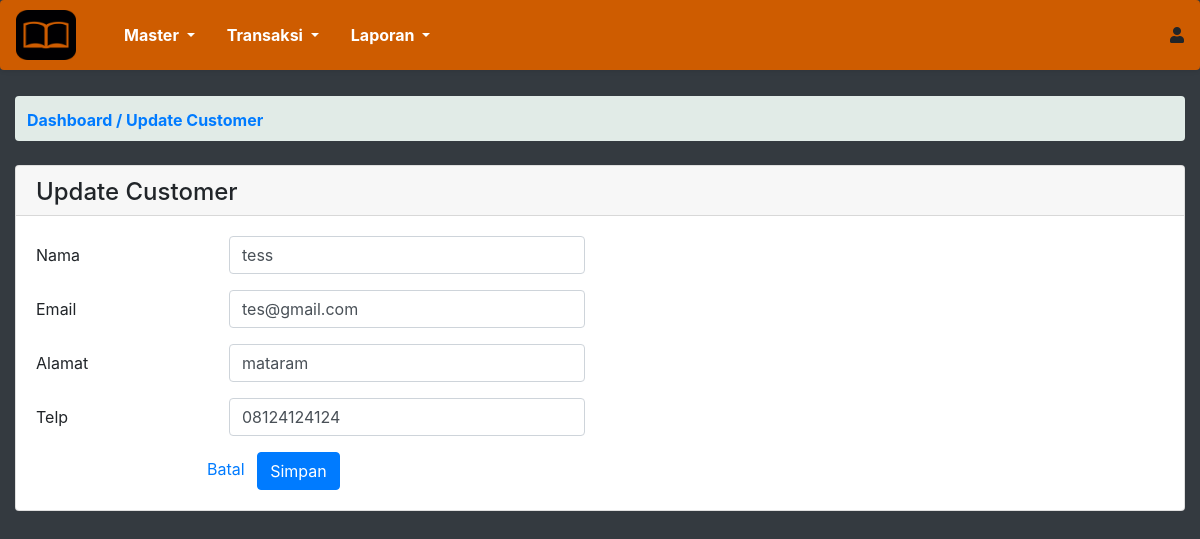
Page /customer/edit/1/ on the committed database.
### app_akuntansi/models.py (models this page shows, shortened)
class Customer(models.Model):
    nama   = models.CharField(max_length=100)
    email  = models.EmailField(max_length=100, null=True, blank=True)
    alamat = models.CharField(max_length=200)
    telp   = models.CharField(max_length=200, null=True, blank=True)

### app_akuntansi/views.py (the view, shortened to what this page needs)
# urls.py: path('customer/edit/<int:id_input>/', views.edit_customer, name='edit_customer'),
def edit_customer(request,id_input):
    cust_edit = Customer.objects.get(id=id_input)
    context = {
        'head':'Update Customer',
        'cust_edit':cust_edit
    }
    return render(request,'edit_customer.html',context)

### templates/edit_customer.html (shortened to what this page needs)
{% extends 'base.html' %}
{% load static %}
{% block content_body %}
<div class="card">
    <div class="card-header" style="height: 50px;">
		<h4>{{head}}</h4>
    </div>
    <div class="card-body">
        <form method="POST">
            <div class="form-group row">
                <label for="nama" class="col-sm-2 col-form-label">Nama</label>
                <div class="col-sm-4">
                    <input name="nama" required="true" value="{{cust_edit.nama}}" class="form-control" type="text" id="nama">
                </div>
                <div class="col-sm-4"></div>
            </div>
            <div class="form-group row">
                <label for="email" class="col-sm-2 col-form-label">Email</label>
                <div class="col-sm-4">
                    <input name="email" class="form-control" value="{{cust_edit.email}}" type="email" id="email">
                </div>
                <div class="col-sm-4"></div>
            </div>
            <div class="form-group row">
                <label class="col-sm-2 col-form-label" for="alamat">Alamat</label>
                <div class="col-sm-4">
                    <input required="true" name="alamat" value="{{cust_edit.alamat}}" class="form-control" type="text" id="alamat">
                </div>
                <div class="col-sm-4"></div>
            </div>
            <div class="form-group row">
                <label class="col-sm-2 col-form-label" for="telp">Telp</label>
                <div class="col-sm-4">
                    <input class="form-control" name="telepon" value="{{cust_edit.telp}}" type="text" id="telp">
                </div>
            </div>
            <a style="margin-left: 171px;text-decoration: none;"  href="{% url 'app_akuntansi:customer' %}">Batal</a>
            <input class="btn btn-primary ml-2" value="Simpan" type="submit">
        </form>
    </div>
</div>
{% endblock  %}

### rows in the picture
Customer: nama "tess", email "tes@gmail.com", alamat "mataram", telepon "08124124124"

### other values in the picture
{{ head }} "Update Customer"
